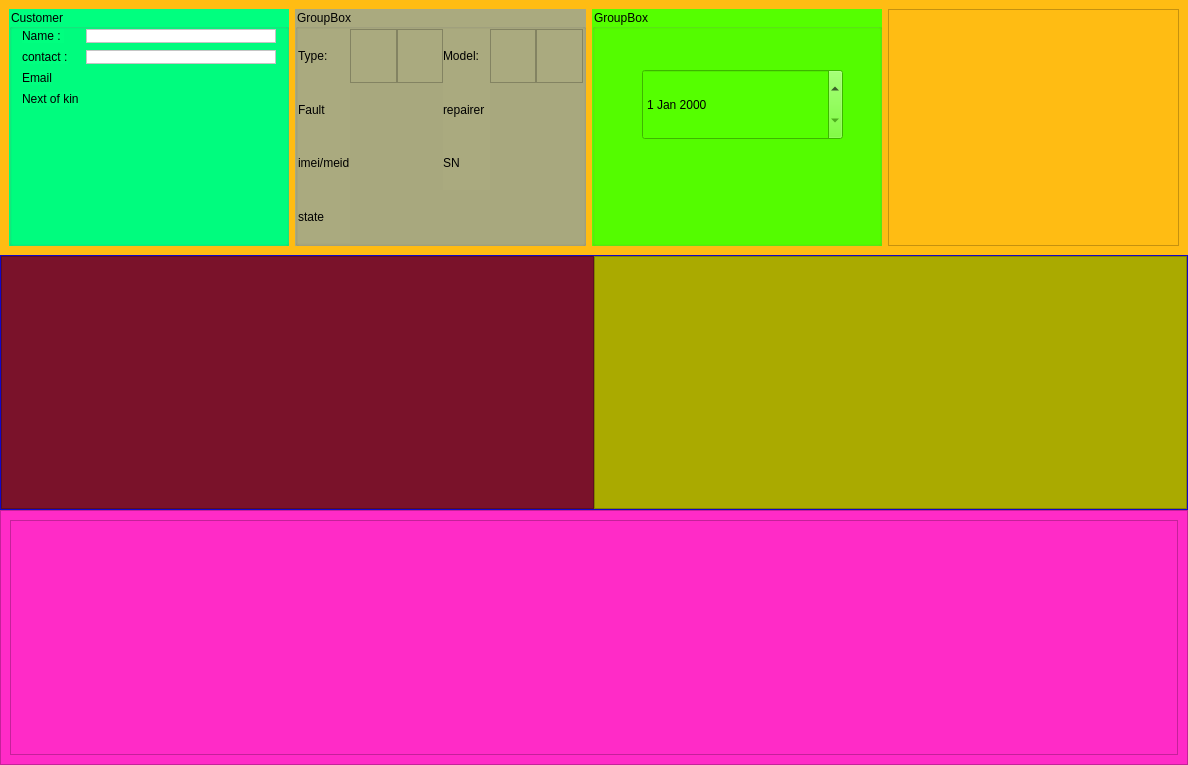
         <widget class="QWidget" name="Contents">
          <property name="geometry">
           <rect>
            <x>0</x>
            <y>0</y>
            <width>1188</width>
            <height>765</height>
           </rect>
          </property>
          <layout class="QVBoxLayout" name="verticalLayout_2">
           <property name="spacing">
            <number>0</number>
           </property>
           <property name="leftMargin">
            <number>0</number>
           </property>
           <property name="topMargin">
            <number>0</number>
           </property>
           <property name="rightMargin">
            <number>0</number>
           </property>
           <property name="bottomMargin">
            <number>0</number>
           </property>
           <item>
            <widget class="QFrame" name="service_bg">
             <property name="frameShape">
              <enum>QFrame::NoFrame</enum>
             </property>
             <property name="frameShadow">
              <enum>QFrame::Raised</enum>
             </property>
             <layout class="QVBoxLayout" name="verticalLayout_18">
              <property name="spacing">
               <number>0</number>
              </property>
              <property name="leftMargin">
               <number>0</number>
              </property>
              <property name="topMargin">
               <number>0</number>
              </property>
              <property name="rightMargin">
               <number>0</number>
              </property>
              <property name="bottomMargin">
               <number>0</number>
              </property>
              <item>
               <widget class="QFrame" name="service_forms_section">
                <property name="minimumSize">
                 <size>
                  <width>0</width>
                  <height>202</height>
                 </size>
                </property>
                <property name="maximumSize">
                 <size>
                  <width>16777215</width>
                  <height>600</height>
                 </size>
                </property>
                <property name="styleSheet">
                 <string notr="true">background :rgb(255, 188, 19)</string>
                </property>
                <property name="frameShape">
                 <enum>QFrame::NoFrame</enum>
                </property>
                <property name="frameShadow">
                 <enum>QFrame::Raised</enum>
                </property>
                <layout class="QHBoxLayout" name="horizontalLayout_4">
                 <item>
                  <widget class="QFrame" name="service_customer_section">
                   <property name="maximumSize">
                    <size>
                     <width>280</width>
                     <height>16777215</height>
                    </size>
                   </property>
                   <property name="styleSheet">
                    <string notr="true">background :rgb(0, 255, 127)</string>
                   </property>
                   <property name="frameShape">
                    <enum>QFrame::NoFrame</enum>
                   </property>
                   <property name="frameShadow">
                    <enum>QFrame::Raised</enum>
                   </property>
                   <layout class="QVBoxLayout" name="verticalLayout_20">
                    <property name="spacing">
                     <number>0</number>
                    </property>
                    <property name="leftMargin">
                     <number>0</number>
                    </property>
                    <property name="topMargin">
                     <number>0</number>
                    </property>
                    <property name="rightMargin">
                     <number>0</number>
                    </property>
                    <property name="bottomMargin">
                     <number>0</number>
                    </property>
                    <item>
                     <widget class="QGroupBox" name="service_customer_group">
                      <property name="title">
                       <string>Customer</string>
                      </property>
                      <layout class="QFormLayout" name="formLayout_4">
                       <property name="horizontalSpacing">
                        <number>7</number>
                       </property>
                       <property name="verticalSpacing">
                        <number>7</number>
                       </property>
                       <property name="leftMargin">
                        <number>10</number>
                       </property>
                       <property name="topMargin">
                        <number>0</number>
                       </property>
                       <property name="rightMargin">
                        <number>10</number>
                       </property>
                       <property name="bottomMargin">
                        <number>0</number>
                       </property>
                       <item row="0" column="0">
                        <widget class="QLabel" name="label_13">
                         <property name="text">
                          <string>Name : </string>
                         </property>
                        </widget>
                       </item>
                       <item row="0" column="1">
                        <widget class="QFrame" name="frame_11">
                         <property name="styleSheet">
                          <string notr="true">background: rgb(255, 255, 255)</string>
                         </property>
                         <property name="frameShape">
                          <enum>QFrame::StyledPanel</enum>
                         </property>
                         <property name="frameShadow">
                          <enum>QFrame::Raised</enum>
                         </property>
                        </widget>
                       </item>
                       <item row="1" column="0">
                        <widget class="QLabel" name="label_14">
                         <property name="text">
                          <string>contact :</string>
                         </property>
                        </widget>
                       </item>
                       <item row="1" column="1">
                        <widget class="QFrame" name="frame_18">
                         <property name="styleSheet">
                          <string notr="true">background: rgb(255, 255, 255)</string>
                         </property>
                         <property name="frameShape">
                          <enum>QFrame::StyledPanel</enum>
                         </property>
                         <property name="frameShadow">
                          <enum>QFrame::Raised</enum>
                         </property>
                        </widget>
                       </item>
                       <item row="2" column="0">
                        <widget class="QLabel" name="label_15">
                         <property name="text">
                          <string>Email</string>
                         </property>
                        </widget>
                       </item>
                       <item row="3" column="0">
                        <widget class="QLabel" name="label_30">
                         <property name="text">
                          <string>Next of kin</string>
                         </property>
                        </widget>
                       </item>
                      </layout>
                     </widget>
                    </item>
                   </layout>
                  </widget>
                 </item>
                 <item>
                  <widget class="QFrame" name="service_phone_section">
                   <property name="maximumSize">
                    <size>
                     <width>400</width>
                     <height>16777215</height>
                    </size>
                   </property>
                   <property name="styleSheet">
                    <string notr="true">background :rgb(170, 170, 127)</string>
                   </property>
                   <property name="frameShape">
                    <enum>QFrame::NoFrame</enum>
                   </property>
                   <property name="frameShadow">
                    <enum>QFrame::Raised</enum>
                   </property>
                   <layout class="QVBoxLayout" name="verticalLayout_22">
                    <property name="spacing">
                     <number>0</number>
                    </property>
                    <property name="leftMargin">
                     <number>0</number>
                    </property>
                    <property name="topMargin">
                     <number>0</number>
                    </property>
                    <property name="rightMargin">
                     <number>0</number>
                    </property>
                    <property name="bottomMargin">
                     <number>0</number>
                    </property>
                    <item>
                     <widget class="QGroupBox" name="service_phon_group">
                      <property name="title">
                       <string>GroupBox</string>
                      </property>
                      <layout class="QGridLayout" name="gridLayout_3">
                       <property name="leftMargin">
                        <number>0</number>
                       </property>
                       <property name="topMargin">
                        <number>0</number>
                       </property>
                       <property name="rightMargin">
                        <number>0</number>
                       </property>
                       <property name="bottomMargin">
                        <number>0</number>
                       </property>
                       <property name="spacing">
                        <number>0</number>
                       </property>
                       <item row="0" column="0">
                        <widget class="QLabel" name="label_19">
                         <property name="text">
                          <string>Type:</string>
                         </property>
                        </widget>
                       </item>
                       <item row="0" column="3">
                        <widget class="QLabel" name="label_22">
                         <property name="text">
                          <string>Model:</string>
                         </property>
                        </widget>
                       </item>
                       <item row="2" column="0">
                        <widget class="QLabel" name="label_20">
                         <property name="text">
                          <string>imei/meid</string>
                         </property>
                        </widget>
                       </item>
                       <item row="1" column="3">
                        <widget class="QLabel" name="label_27">
                         <property name="text">
                          <string>repairer</string>
                         </property>
                        </widget>
                       </item>
                       <item row="2" column="3">
                        <widget class="QLabel" name="label_26">
                         <property name="text">
                          <string>SN</string>
                         </property>
                        </widget>
                       </item>
                       <item row="1" column="0">
                        <widget class="QLabel" name="label_21">
                         <property name="text">
                          <string>Fault </string>
                         </property>
                        </widget>
                       </item>
                       <item row="0" column="2">
                        <widget class="QFrame" name="frame_25">
                         <property name="frameShape">
                          <enum>QFrame::StyledPanel</enum>
                         </property>
                         <property name="frameShadow">
                          <enum>QFrame::Raised</enum>
                         </property>
                        </widget>
                       </item>
                       <item row="0" column="5">
                        <widget class="QFrame" name="frame_30">
                         <property name="frameShape">
                          <enum>QFrame::StyledPanel</enum>
                         </property>
                         <property name="frameShadow">
                          <enum>QFrame::Raised</enum>
                         </property>
                        </widget>
                       </item>
                       <item row="3" column="0">
                        <widget class="QLabel" name="label_28">
                         <property name="text">
                          <string>state</string>
                         </property>
                        </widget>
                       </item>
                       <item row="0" column="4">
                        <widget class="QFrame" name="frame_17">
                         <property name="frameShape">
                          <enum>QFrame::StyledPanel</enum>
                         </property>
                         <property name="frameShadow">
                          <enum>QFrame::Raised</enum>
                         </property>
                        </widget>
                       </item>
                       <item row="0" column="1">
                        <widget class="QFrame" name="frame_19">
                         <property name="frameShape">
                          <enum>QFrame::StyledPanel</enum>
                         </property>
                         <property name="frameShadow">
                          <enum>QFrame::Raised</enum>
                         </property>
                        </widget>
                       </item>
                      </layout>
                     </widget>
                    </item>
                   </layout>
                  </widget>
                 </item>
                 <item>
                  <widget class="QFrame" name="service_cost_section">
                   <property name="maximumSize">
                    <size>
                     <width>400</width>
                     <height>16777215</height>
                    </size>
                   </property>
                   <property name="styleSheet">
                    <string notr="true">background :rgb(85, 255, 0)</string>
                   </property>
                   <property name="frameShape">
                    <enum>QFrame::NoFrame</enum>
                   </property>
                   <property name="frameShadow">
                    <enum>QFrame::Raised</enum>
                   </property>
                   <layout class="QVBoxLayout" name="verticalLayout_19">
                    <property name="leftMargin">
                     <number>0</number>
                    </property>
                    <property name="topMargin">
                     <number>0</number>
                    </property>
                    <property name="rightMargin">
                     <number>0</number>
                    </property>
                    <property name="bottomMargin">
                     <number>0</number>
                    </property>
                    <item>
                     <widget class="QGroupBox" name="service_cost_group">
                      <property name="title">
                       <string>GroupBox</string>
                      </property>
                      <widget class="QDateEdit" name="dateEdit">
                       <property name="geometry">
                        <rect>
                         <x>50</x>
                         <y>60</y>
                         <width>201</width>
                         <height>71</height>
                        </rect>
                       </property>
                      </widget>
                     </widget>
                    </item>
                   </layout>
                  </widget>
                 </item>
                 <item>
                  <widget class="QFrame" name="frame_16">
                   <property name="frameShape">
                    <enum>QFrame::StyledPanel</enum>
                   </property>
                   <property name="frameShadow">
                    <enum>QFrame::Raised</enum>
                   </property>
                  </widget>
                 </item>
                </layout>
               </widget>
              </item>
              <item>
               <widget class="QFrame" name="service_cart_buttons_section">
                <property name="minimumSize">
                 <size>
                  <width>0</width>
                  <height>202</height>
                 </size>
                </property>
                <property name="maximumSize">
                 <size>
                  <width>16777215</width>
                  <height>600</height>
                 </size>
                </property>
                <property name="styleSheet">
                 <string notr="true">background :rgb(24, 8, 255)</string>
                </property>
                <property name="frameShape">
                 <enum>QFrame::StyledPanel</enum>
                </property>
                <property name="frameShadow">
                 <enum>QFrame::Raised</enum>
                </property>
                <layout class="QHBoxLayout" name="horizontalLayout_5">
                 <property name="spacing">
                  <number>0</number>
                 </property>
                 <property name="leftMargin">
                  <number>0</number>
                 </property>
                 <property name="topMargin">
                  <number>0</number>
                 </property>
                 <property name="rightMargin">
                  <number>0</number>
                 </property>
                 <property name="bottomMargin">
                  <number>0</number>
                 </property>
                 <item>
                  <widget class="QFrame" name="frame_5">
                   <property name="styleSheet">
                    <string notr="true">background: rgb(122, 18, 42)</string>
                   </property>
                   <property name="frameShape">
                    <enum>QFrame::StyledPanel</enum>
                   </property>
                   <property name="frameShadow">
                    <enum>QFrame::Raised</enum>
                   </property>
                  </widget>
                 </item>
                 <item>
                  <widget class="QFrame" name="frame_6">
                   <property name="styleSheet">
                    <string notr="true">background: rgb(170, 170, 0)</string>
                   </property>
                   <property name="frameShape">
                    <enum>QFrame::StyledPanel</enum>
                   </property>
                   <property name="frameShadow">
                    <enum>QFrame::Raised</enum>
                   </property>
                  </widget>
                 </item>
                </layout>
               </widget>
              </item>
              <item>
               <widget class="QFrame" name="service_table_section">
                <property name="minimumSize">
                 <size>
                  <width>0</width>
                  <height>202</height>
                 </size>
                </property>
                <property name="maximumSize">
                 <size>
                  <width>16777215</width>
                  <height>600</height>
                 </size>
                </property>
                <property name="styleSheet">
                 <string notr="true">background : rgb(255, 43, 199)</string>
                </property>
                <property name="frameShape">
                 <enum>QFrame::StyledPanel</enum>
                </property>
                <property name="frameShadow">
                 <enum>QFrame::Raised</enum>
                </property>
                <layout class="QVBoxLayout" name="verticalLayout_23">
                 <item>
                  <widget class="QFrame" name="frame_7">
                   <property name="frameShape">
                    <enum>QFrame::StyledPanel</enum>
                   </property>
                   <property name="frameShadow">
                    <enum>QFrame::Raised</enum>
                   </property>
                  </widget>
                 </item>
                </layout>
               </widget>
              </item>
             </layout>
            </widget>
           </item>
          </layout>
         </widget>
